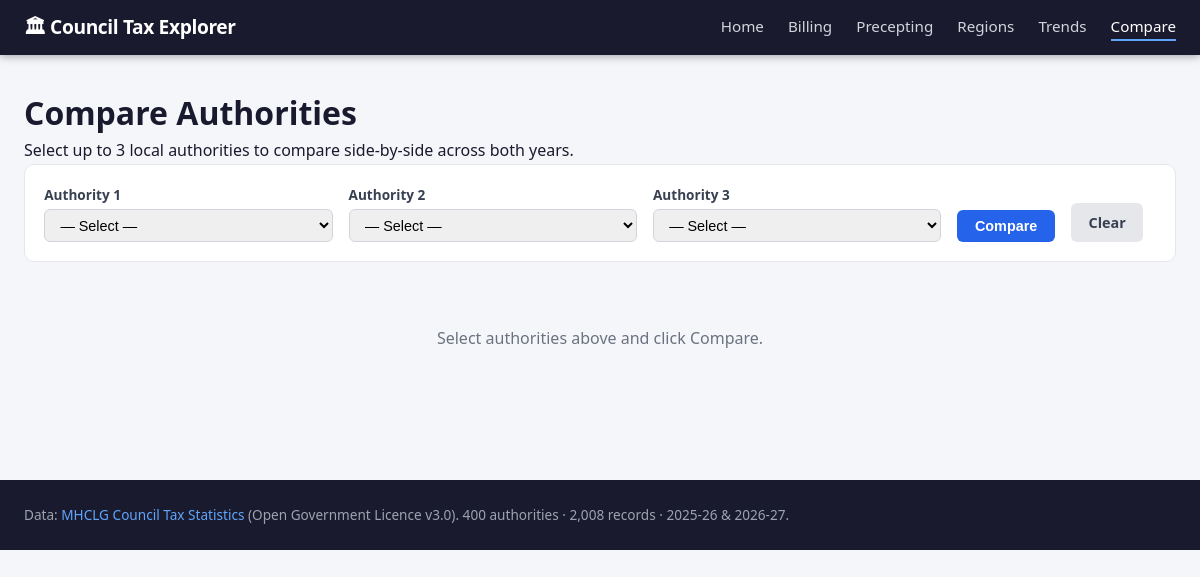
/compare?id=356, run on an earlier commit of the app's database.
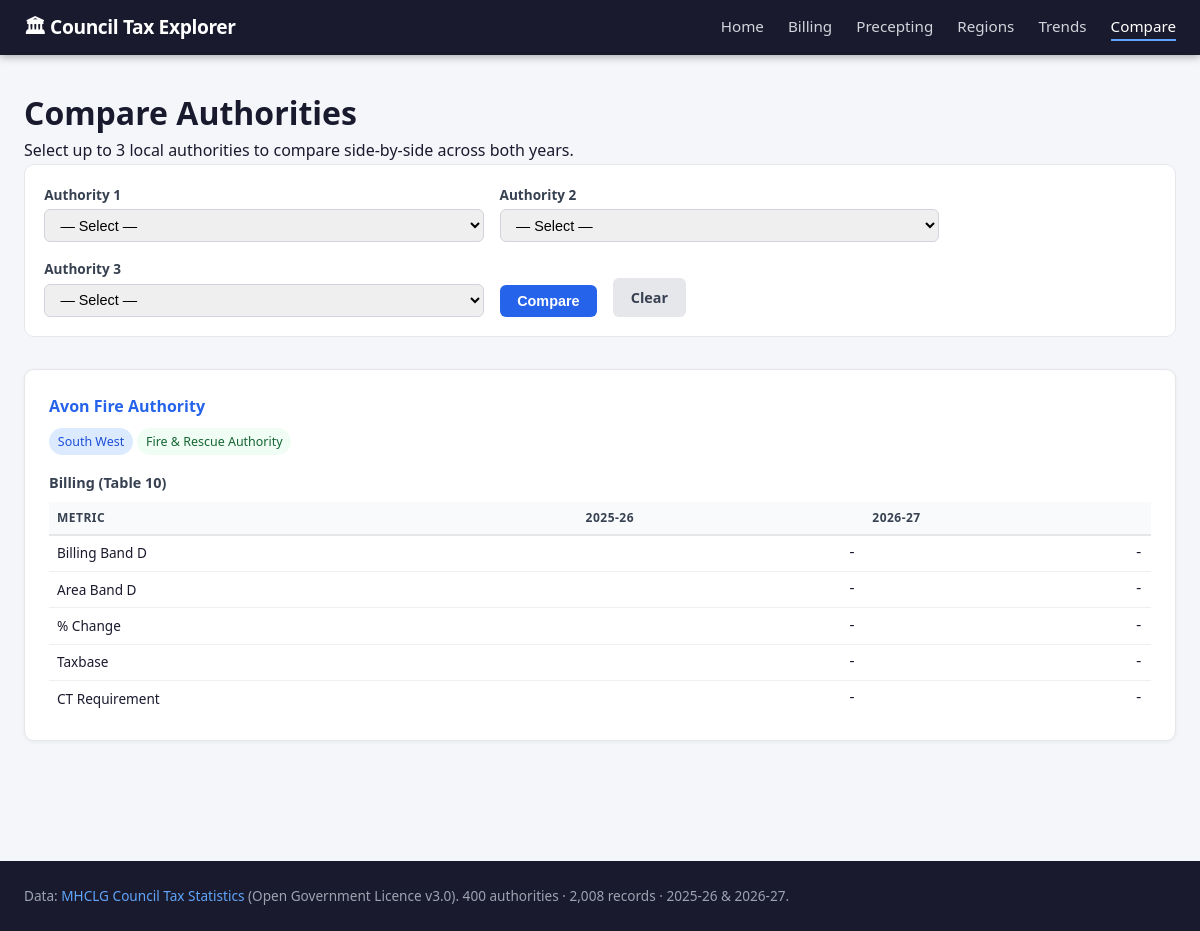
And on a later commit of the database.
### tables this page shows
CREATE TABLE authority (
    id          INTEGER PRIMARY KEY AUTOINCREMENT,
    ecode       TEXT NOT NULL UNIQUE,
    ons_code    TEXT NOT NULL,
    name        TEXT NOT NULL,
    region_code TEXT NOT NULL REFERENCES region(code),
    class_code  TEXT NOT NULL REFERENCES authority_class(code)
);

### app.py (the view)
@app.route("/compare")
def compare():
    ids_raw = request.args.getlist("id")
    try: ids = [int(i) for i in ids_raw if i][:3]
    except ValueError: ids = []
    authorities_data = []
    for aid in ids:
        auth = query_one("SELECT * FROM authority WHERE id=?",(aid,))
        if auth:
            recs  = {r["year"]:r for r in query("SELECT * FROM council_tax_record WHERE authority_id=?",(aid,))}
            bands = {r["year"]:r for r in query("SELECT * FROM band_record WHERE authority_id=?",(aid,))}
            authorities_data.append({"auth":auth,"records":recs,"bands":bands})
    all_auths = query("SELECT id,name FROM authority ORDER BY name")
    return render_template("compare.html", authorities=authorities_data, years=YEARS,
                           all_auths=all_auths, ids=ids,
                           region_labels=REGION_LABELS, class_labels=CLASS_LABELS)

### app.py (called while the page is built)
def get_db():
    if "db" not in g:
        conn = sqlite3.connect(DB_PATH)
        conn.row_factory = sqlite3.Row
        g.db = conn
    return g.db

def query(sql, params=()):
    return [dict(r) for r in get_db().execute(sql, params).fetchall()]

def query_one(sql, params=()):
    r = get_db().execute(sql, params).fetchone()
    return dict(r) if r else None

### templates/compare.html (shortened to what this page needs)
{% extends "base.html" %}
{% block content %}
<h1>Compare Authorities</h1>
<p>Select up to 3 local authorities to compare side-by-side across both years.</p>
<form class="compare-form" method="get" action="{{ url_for('compare') }}">
  {% for i in range(3) %}
  <div class="compare-select">
    <label>Authority {{ i+1 }}
      <select name="id">
        <option value="">— Select —</option>
      </select>
    </label>
  </div>
  {% endfor %}
  <button type="submit" class="btn">Compare</button>
  <a href="{{ url_for('compare') }}" class="btn btn-secondary">Clear</a>
</form>
{% if authorities %}
<div class="compare-grid">
  {% for item in authorities %}
  <div class="compare-col card">
    <h2><a href="{{ url_for('authority_detail', auth_id=item.auth.id) }}">{{ item.auth.name }}</a></h2>
    <p>
      <span class="badge">{{ region_labels.get(item.auth.region_code, item.auth.region_code) }}</span>
      <span class="badge secondary">{{ class_labels.get(item.auth.class_code, item.auth.class_code) }}</span>
    </p>
    <h3 style="margin:1rem 0 0.5rem;font-size:0.9rem;color:#374151;">Billing (Table 10)</h3>
    <table class="compare-table">
      <thead><tr><th>Metric</th>{% for y in years %}<th>{{ y }}</th>{% endfor %}</tr></thead>
      <tbody>
        {% set metrics = [("Billing Band D","band_d_billing",True),("Area Band D","band_d_area",True),("% Change","pct_change",False),("Taxbase","taxbase",False),("CT Requirement","ct_requirement",True)] %}
        {% for label,field,is_money in metrics %}
        <tr>
          <td>{{ label }}</td>
          {% for y in years %}
            {% set rec = item.records.get(y) %}
            <td class="num">
              {% if rec and rec[field] is not none %}
                {% if field=="pct_change" %}<span class="{% if rec[field]>6 %}high{% endif %}">{{ "%.1f"|format(rec[field]) }}%</span>
                {% elif field=="collection_rate" %}{{ "%.1f"|format(rec[field]*100) }}%
                {% elif is_money and rec[field]>1000 %}£{{ "{:,.0f}".format(rec[field]) }}
                {% elif is_money %}£{{ "%.2f"|format(rec[field]) }}
                {% else %}{{ "{:,.0f}".format(rec[field]) }}{% endif %}
              {% else %}-{% endif %}
            </td>
          {% endfor %}
        </tr>
        {% endfor %}
      </tbody>
    </table>
  </div>
  {% endfor %}
</div>
{% else %}
<div class="empty-state"><p>Select authorities above and click Compare.</p></div>
{% endif %}
{% endblock %}

### templates/base.html (shortened to what this page needs)
<!DOCTYPE html>
<html lang="en">
<head>
  <link rel="stylesheet" href="{{ url_for('static', filename='css/style.css') }}">
</head>
<body>
  <header class="site-header">
    <div class="container">
      <a href="{{ url_for('index') }}" class="logo">🏛 Council Tax Explorer</a>
      <nav class="main-nav">
        <a href="{{ url_for('index') }}"        {% if request.endpoint=='index' %}class="active"{% endif %}>Home</a>
        <a href="{{ url_for('authorities') }}"  {% if request.endpoint=='authorities' %}class="active"{% endif %}>Billing</a>
        <a href="{{ url_for('precepting') }}"   {% if request.endpoint=='precepting' %}class="active"{% endif %}>Precepting</a>
        <a href="{{ url_for('regions') }}"      {% if request.endpoint in ('regions','region_detail') %}class="active"{% endif %}>Regions</a>
        <a href="{{ url_for('trend') }}"        {% if request.endpoint=='trend' %}class="active"{% endif %}>Trends</a>
        <a href="{{ url_for('compare') }}"      {% if request.endpoint=='compare' %}class="active"{% endif %}>Compare</a>
      </nav>
    </div>
  </header>
  <main class="container">{% block content %}{% endblock %}</main>
  <footer class="site-footer">
    <div class="container">
      <p>Data: <a href="https://www.gov.uk/government/collections/council-tax-statistics" target="_blank" rel="noopener">MHCLG Council Tax Statistics</a> (Open Government Licence v3.0).
      400 authorities · 2,008 records · 2025-26 &amp; 2026-27.</p>
    </div>
  </footer>
</body>
</html>

### static/css/style.css (style rules this page uses)
*, *::before, *::after { box-sizing: border-box; margin: 0; padding: 0; }
body { font-family: 'Segoe UI', Arial, sans-serif; background: #f5f6fa; color: #1a1a2e; line-height: 1.6; }
a { color: #2563eb; text-decoration: none; }
.container { max-width: 1200px; margin: 0 auto; padding: 0 1.5rem; }
.site-header { background: #1a1a2e; color: #fff; padding: 0.75rem 0; position: sticky; top: 0; z-index: 100; box-shadow: 0 2px 8px rgba(0,0,0,0.3); }
.site-header .container { display: flex; align-items: center; justify-content: space-between; flex-wrap: wrap; gap: 0.5rem; }
.logo { color: #fff; font-size: 1.2rem; font-weight: 700; letter-spacing: -0.02em; }
.main-nav { display: flex; gap: 1.5rem; }
.main-nav a { color: #d1d5db; font-size: 0.95rem; transition: color 0.2s; }
.main-nav a:hover, .main-nav a.active { color: #fff; text-decoration: none; }
.main-nav a.active { border-bottom: 2px solid #60a5fa; }
.site-footer { background: #1a1a2e; color: #9ca3af; padding: 1.5rem 0; margin-top: 3rem; font-size: 0.85rem; }
.site-footer a { color: #60a5fa; }
main.container { padding-top: 2rem; padding-bottom: 3rem; }
.card { background: #fff; border: 1px solid #e5e7eb; border-radius: 10px; padding: 1.5rem; margin-bottom: 1.5rem; box-shadow: 0 1px 4px rgba(0,0,0,0.06); }
.card h2 { font-size: 1.15rem; font-weight: 700; margin-bottom: 1rem; color: #1a1a2e; }
table { width: 100%; border-collapse: collapse; font-size: 0.9rem; }
th { background: #f8fafc; text-align: left; padding: 0.6rem 0.75rem; border-bottom: 2px solid #e5e7eb; font-size: 0.8rem; text-transform: uppercase; letter-spacing: 0.04em; color: #374151; white-space: nowrap; }
td { padding: 0.55rem 0.75rem; border-bottom: 1px solid #f0f0f0; vertical-align: middle; }
tr:last-child td { border-bottom: none; }
.num { text-align: right; font-variant-numeric: tabular-nums; font-family: monospace; font-size: 0.88rem; }
.badge { display: inline-block; padding: 0.2rem 0.55rem; border-radius: 20px; background: #dbeafe; color: #1d4ed8; font-size: 0.78rem; font-weight: 500; white-space: nowrap; }
.badge.secondary { background: #f0fdf4; color: #166534; }
.btn { display: inline-block; background: #2563eb; color: #fff; padding: 0.5rem 1.1rem; border-radius: 6px; font-size: 0.9rem; font-weight: 600; border: none; cursor: pointer; transition: background 0.2s; }
.btn-secondary { background: #e5e7eb; color: #374151; }
.compare-form { background: #fff; border: 1px solid #e5e7eb; border-radius: 10px; padding: 1.2rem; display: flex; flex-wrap: wrap; gap: 1rem; align-items: flex-end; margin-bottom: 2rem; }
.compare-select label { display: flex; flex-direction: column; gap: 0.25rem; font-size: 0.85rem; font-weight: 600; color: #374151; }
.compare-select select { min-width: 220px; padding: 0.4rem 0.7rem; border: 1px solid #d1d5db; border-radius: 6px; font-size: 0.9rem; }
.compare-grid { display: grid; grid-template-columns: repeat(auto-fit, minmax(320px, 1fr)); gap: 1.5rem; }
.compare-col h2 { font-size: 1rem; margin-bottom: 0.5rem; }
.compare-table { width: 100%; font-size: 0.85rem; }
.compare-table th { font-size: 0.75rem; padding: 0.4rem 0.5rem; }
.compare-table td { padding: 0.4rem 0.5rem; }

What changed in the data, as far as the page shows it:
added authority: auth.name "Avon Fire Authority", get "South West", get "Fire & Rescue Authority"
Also different on the page:
new list line: "Billing (Table 10) METRIC 2025-26 2026-27 Billing Band D - - Area Band D - - % Change - - Taxbase - - CT Requirement - -"
text no longer shown: "Select authorities above and click Compare."
